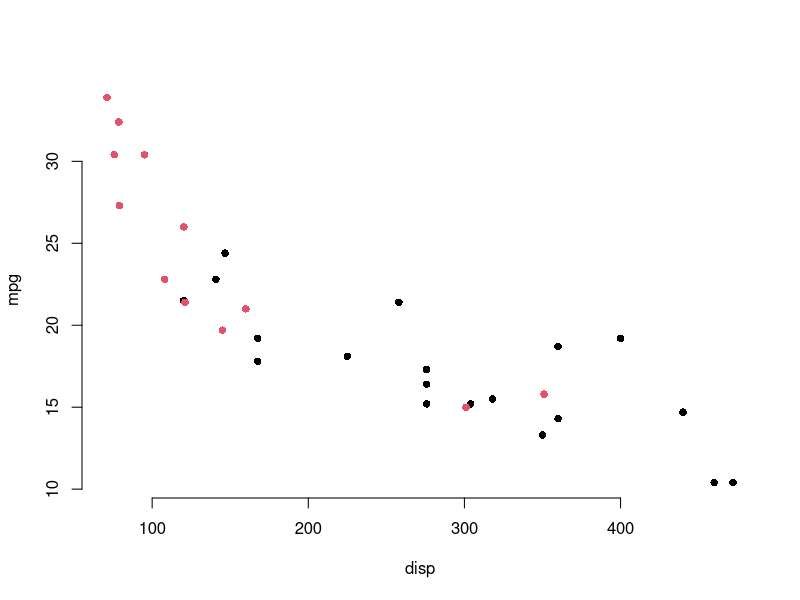
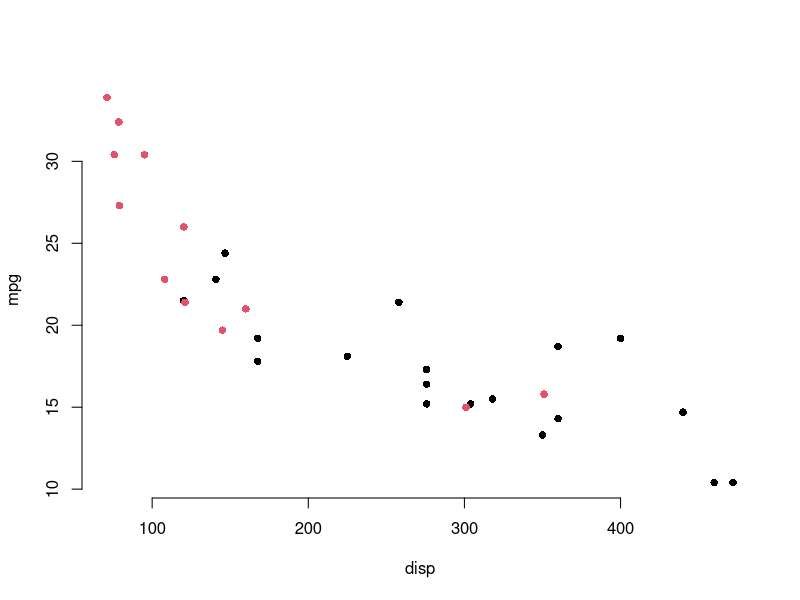

The R source for these figures, in order:
## ---- chunk 1
plot(mpg ~ disp, data = mtcars, col = factor(am), pch = 16, bty = "n")
## ---- chunk 2
#| fig-width: 6
#| fig-asp: 0.5
plot(mpg ~ disp, data = mtcars, col = factor(am), pch = 16, bty = "n")
